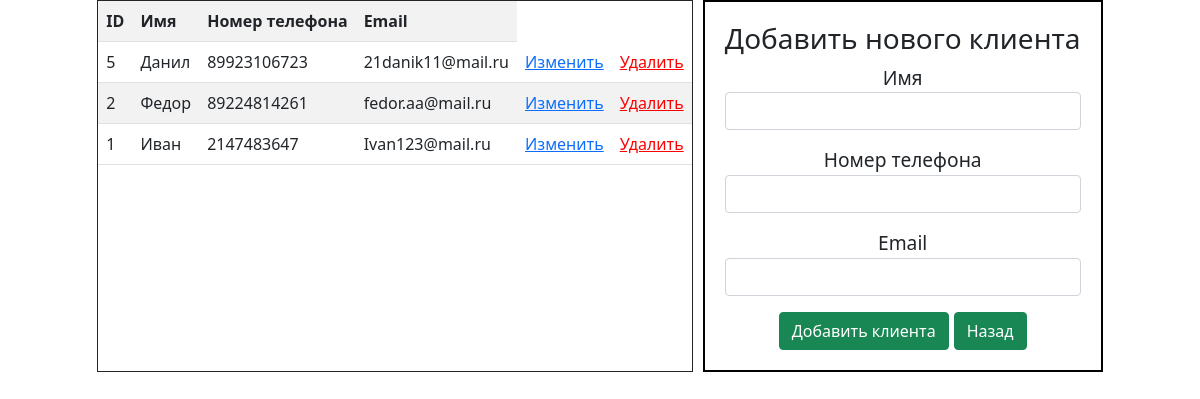
/clients.php, run on the app's committed database.
### tables this page shows
CREATE TABLE `clients` (
  `id` int(11) NOT NULL,
  `name` varchar(255) DEFAULT NULL,
  `phone_number` bigint(15) DEFAULT NULL,
  `email` varchar(255) DEFAULT NULL
);

### clients.php (the view, shortened to what this page needs)
<?php
require_once 'config/connect.php';
?>
<!doctype html>
<html lang="en">
<head>
    <link rel="stylesheet" href="style.css">
    <link rel="stylesheet" type="text/css" href="https://cdn.jsdelivr.net/npm/bootstrap@5.1.3/dist/css/bootstrap.min.css">
</head>
<body>
    <div class='wrap'>
        <div class="border border-dark">
            <table class='table table-striped'>
                <tr>
                    <th>ID</th>
                    <th>Имя</th>
                    <th>Номер телефона</th>
                    <th>Email</th>
                </tr>
                <?php
                    $clients = mysqli_query($connect, "SELECT * FROM `clients` order by clients.id desc limit 20;");
                    $clients = mysqli_fetch_all($clients);
                    foreach ($clients as $client) {
                        ?>
                            <tr>
                                <td><?= $client[0] ?></td>
                                <td><?= $client[1] ?></td>
                                <td><?= $client[2] ?></td>
                                <td><?= $client[3] ?></td>
                                <td><a href="update_clients.php?id=<?= $client[0] ?>">Изменить</a></td>
                                <td><a style="color: red;" href="vendor/delete_clients.php?id=<?= $client[0] ?>">Удалить</a></td>
                            </tr>
                        <?php
                    }
                ?>
            </table>
        </div>
        <form action="vendor/create_clients.php" method="post" class='space'>
            <div class='row align-items-start'>
                <big><h3>Добавить нового клиента</h3>
                <p>Имя<br>
                <input class="form-control" type="text" name="name"></p>
                <p>Номер телефона<br>
                <input class="form-control" type="number" name="phone_number"></p>
                <p>Email<br>
                <input class="form-control" type="text" name="email"></p>
                <button class="btn btn-success" type="submit">Добавить клиента</button>
                <button class="btn btn-success" type="button" onclick="location.href='http://crud:8080/index1.php'">Назад</button>
            </div>
        </form>
    </div>
</body>
</html>

### style.css (style rules this page uses)
form { width: 1000px; }
.wrap { display: flex; flex-direction: row; justify-content: center; }
.space { padding: 20px; background: white; border: 2px solid black; margin-left: 10px; width: 400px; text-align: center; }

### clients.php (style rules this page uses)
.space { padding: 20px; background: white; border: 2px solid black; margin-left: 10px; width: 400px; text-align: center; }
.wrap { display: flex; flex-direction: row; justify-content: center; }

### data on the page
clients: id "5", name "Данил", phone_number "89923106723", email "21danik11@mail.ru"
clients: id "2", name "Федор", phone_number "89224814261", email "fedor.aa@mail.ru"
clients: id "1", name "Иван", phone_number "2147483647", email "Ivan123@mail.ru"
